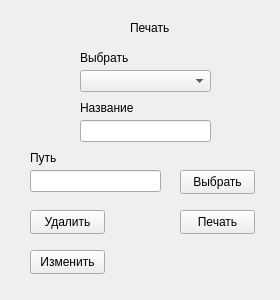
<?xml version="1.0" encoding="UTF-8"?>
<ui version="4.0">
 <class>Form</class>
 <widget class="QWidget" name="Form">
  <property name="geometry">
   <rect>
    <x>0</x>
    <y>0</y>
    <width>280</width>
    <height>300</height>
   </rect>
  </property>
  <property name="windowTitle">
   <string>Form</string>
  </property>
  <widget class="QComboBox" name="cb_select">
   <property name="geometry">
    <rect>
     <x>80</x>
     <y>70</y>
     <width>131</width>
     <height>22</height>
    </rect>
   </property>
  </widget>
  <widget class="QLineEdit" name="name">
   <property name="geometry">
    <rect>
     <x>80</x>
     <y>120</y>
     <width>131</width>
     <height>22</height>
    </rect>
   </property>
  </widget>
  <widget class="QLineEdit" name="path">
   <property name="geometry">
    <rect>
     <x>30</x>
     <y>170</y>
     <width>131</width>
     <height>22</height>
    </rect>
   </property>
  </widget>
  <widget class="QPushButton" name="b_print">
   <property name="geometry">
    <rect>
     <x>180</x>
     <y>210</y>
     <width>75</width>
     <height>24</height>
    </rect>
   </property>
   <property name="text">
    <string>Печать</string>
   </property>
  </widget>
  <widget class="QPushButton" name="b_kill">
   <property name="geometry">
    <rect>
     <x>30</x>
     <y>210</y>
     <width>75</width>
     <height>24</height>
    </rect>
   </property>
   <property name="text">
    <string>Удалить</string>
   </property>
  </widget>
  <widget class="QPushButton" name="b_change">
   <property name="geometry">
    <rect>
     <x>30</x>
     <y>250</y>
     <width>75</width>
     <height>24</height>
    </rect>
   </property>
   <property name="text">
    <string>Изменить</string>
   </property>
  </widget>
  <widget class="QPushButton" name="b_expl">
   <property name="geometry">
    <rect>
     <x>180</x>
     <y>170</y>
     <width>75</width>
     <height>24</height>
    </rect>
   </property>
   <property name="text">
    <string>Выбрать</string>
   </property>
  </widget>
  <widget class="QLabel" name="label">
   <property name="geometry">
    <rect>
     <x>80</x>
     <y>50</y>
     <width>49</width>
     <height>16</height>
    </rect>
   </property>
   <property name="text">
    <string>Выбрать</string>
   </property>
  </widget>
  <widget class="QLabel" name="label_2">
   <property name="geometry">
    <rect>
     <x>80</x>
     <y>100</y>
     <width>61</width>
     <height>16</height>
    </rect>
   </property>
   <property name="text">
    <string>Название</string>
   </property>
  </widget>
  <widget class="QLabel" name="label_3">
   <property name="geometry">
    <rect>
     <x>30</x>
     <y>150</y>
     <width>49</width>
     <height>16</height>
    </rect>
   </property>
   <property name="text">
    <string>Путь</string>
   </property>
  </widget>
  <widget class="QLabel" name="label_4">
   <property name="geometry">
    <rect>
     <x>130</x>
     <y>20</y>
     <width>49</width>
     <height>16</height>
    </rect>
   </property>
   <property name="text">
    <string>Печать</string>
   </property>
  </widget>
 </widget>
 <resources/>
 <connections/>
</ui>
